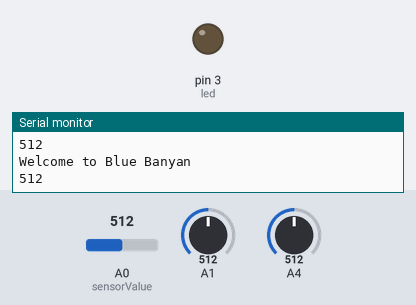
Recording of a sketch running on a simulated Arduino Uno, built with avr-gcc and run on an emulated ATmega328P. Parts: output pins drawn as LEDs (lit = HIGH), the last lines printed to the serial monitor. Dashed ring = blinking. The test bench sets the inputs (shaded band); at power-on: A0 (sensorValue) = 512, A1 = 512, A4 = 512.

Above: at 1.3 s.
1.4 s: A0 (sensorValue) set to 490
At 2.4 s:
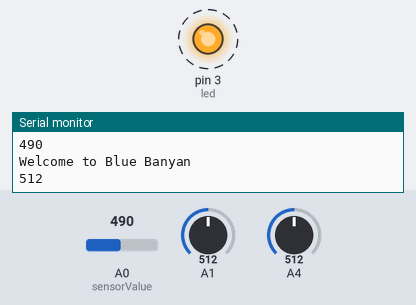
4.4 s: A0 (sensorValue) set to 510
At 4.8 s:
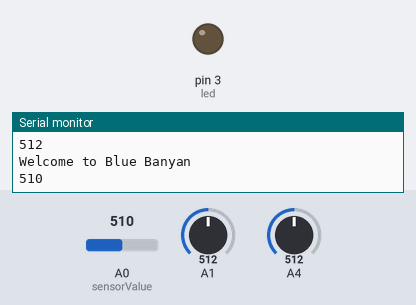
6.0 s: A0 (sensorValue) set to 306
At 6.9 s:
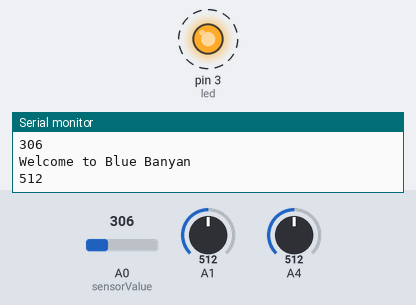
9.0 s: A0 (sensorValue) set to 511
At 9.6 s:
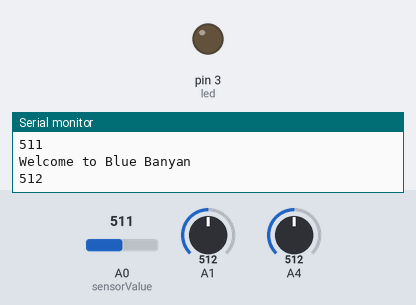
Timing chart, 0 to 11.5 s (numbered marks = the images above; inputs shaded):
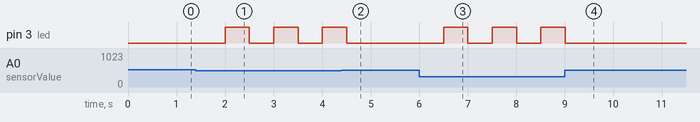

Measured:
- the behaviour switches between 500 and 499 on A0 (sensorValue) (found by bisection; images 0 and 1)
- after the input at 1.4 s, pin 3 (led): alternates HIGH for 0.50 s and LOW for 0.50 s, starting after 0.60 s
- after the input at 4.4 s, pin 3 (led): goes on until 4.5 s, then stays LOW
- after the input at 6.0 s, pin 3 (led): alternates HIGH for 0.50 s and LOW for 0.50 s, starting after 0.51 s
- after the input at 9.0 s, pin 3 (led): goes on until 9.0 s, then stays LOW

The sketch:

sensorclg.ino
```cpp
#include<SoftwareSerial.h>
int sensorPin =A0;
int sensorValue=0;
int led=3;
void setup() {
  // put your setup code here, to run once:
pinMode(led,OUTPUT);
Serial.begin(9600);
}

void loop() {
  // put your main code here, to run repeatedly:
Serial.println("Welcome to Blue Banyan");
sensorValue=analogRead(sensorValue);
Serial.println(sensorValue);
delay(500);
if (sensorValue<500)
{
  digitalWrite(led,HIGH);
}
else
{
  digitalWrite(led,LOW);
}
}
```
